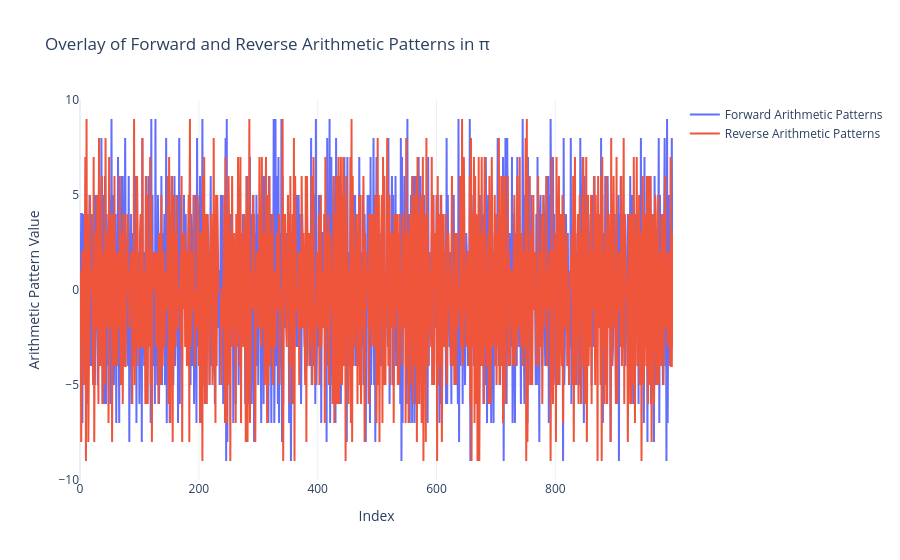

Here is the notebook cell this chart was saved with:
### Code cell
import plotly.graph_objects as go
from mpmath import mp

# Set precision for π
mp.dps = 2000  # Set precision for sufficient range

# Extract the first N decimal places of π as integers
def get_pi_decimals(N):
    pi_str = str(mp.pi)[2:]  # Get π as a string and exclude "3."
    return [int(digit) for digit in pi_str[:N]]  # Convert first N decimals to integers

# Compute arithmetic patterns based on differences
def compute_arithmetic_patterns(digits):
    patterns = []
    for i in range(1, len(digits)):
        pattern = digits[i] - digits[i - 1]
        patterns.append(pattern)
    return patterns

# Compute forward and reverse patterns
N = 1000
decimals = get_pi_decimals(N)

# Forward pattern
forward_patterns = compute_arithmetic_patterns(decimals)

# Reverse pattern (from the end of the N range going backward)
reverse_patterns = compute_arithmetic_patterns(decimals[::-1])

# Plot using Plotly
fig = go.Figure()

# Forward patterns
fig.add_trace(go.Scatter(
    y=forward_patterns,
    mode='lines',
    name='Forward Arithmetic Patterns'
))

# Reverse patterns
fig.add_trace(go.Scatter(
    y=reverse_patterns,
    mode='lines',
    name='Reverse Arithmetic Patterns'
))

# Add labels and title
fig.update_layout(
    title='Overlay of Forward and Reverse Arithmetic Patterns in π',
    xaxis_title='Index',
    yaxis_title='Arithmetic Pattern Value',
    template='plotly_white'
)

# Show the plot
fig.show()

### Figure 1 — Plotly figure (JSON) as saved in the notebook; plotly's stock layout.template omitted (floating-point values rounded to 4 significant figures; data arrays with more than 128 entries replaced by an {"elided": "..."} marker saying what was removed)
{"data": [{"mode": "lines", "name": "Forward Arithmetic Patterns", "type": "scatter", "y": {"elided": "999 int values"}}, {"mode": "lines", "name": "Reverse Arithmetic Patterns", "type": "scatter", "y": {"elided": "999 int values"}}], "layout": {"autosize": true, "dragmode": "zoom", "title": {"text": "Overlay of Forward and Reverse Arithmetic Patterns in π"}, "xaxis": {"autorange": false, "range": [0, 998], "title": {"text": "Index"}}, "yaxis": {"autorange": false, "range": [-10, 10], "title": {"text": "Arithmetic Pattern Value"}, "type": "linear"}}}
